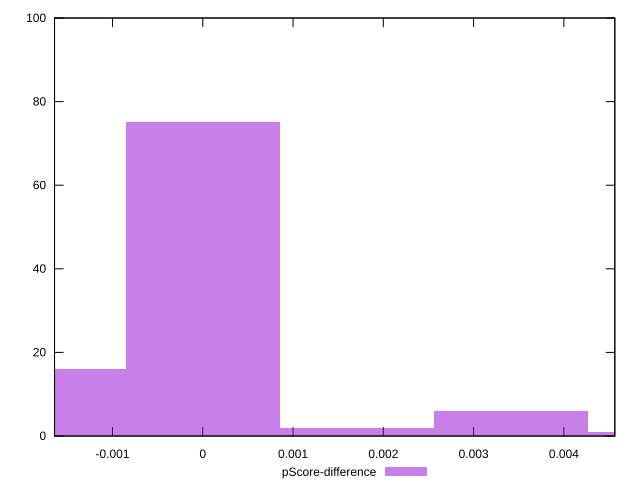

Generate this figure with gnuplot:
reset

$pScoreDifference <<EOF
0 75
-0.0017065897916214952 16
0.0034131795832429905 6
0.0017065897916214952 2
0.0051197693748644855 1
EOF

set key outside below
set boxwidth 0.0017065897916214952
set xrange [-0.0016419902401368838:0.004564200808670935]
set yrange [0:100]
set trange [0:100]
set style fill transparent solid 0.5 noborder
set terminal svg size 640, 490 enhanced background rgb 'white'
set output "reprap/cumulative-layout-shift/samples/pages+cached+noexternal+nomedia+nocss/pScore-difference/histogram.svg"

plot $pScoreDifference title "pScore-difference" with boxes

reset
